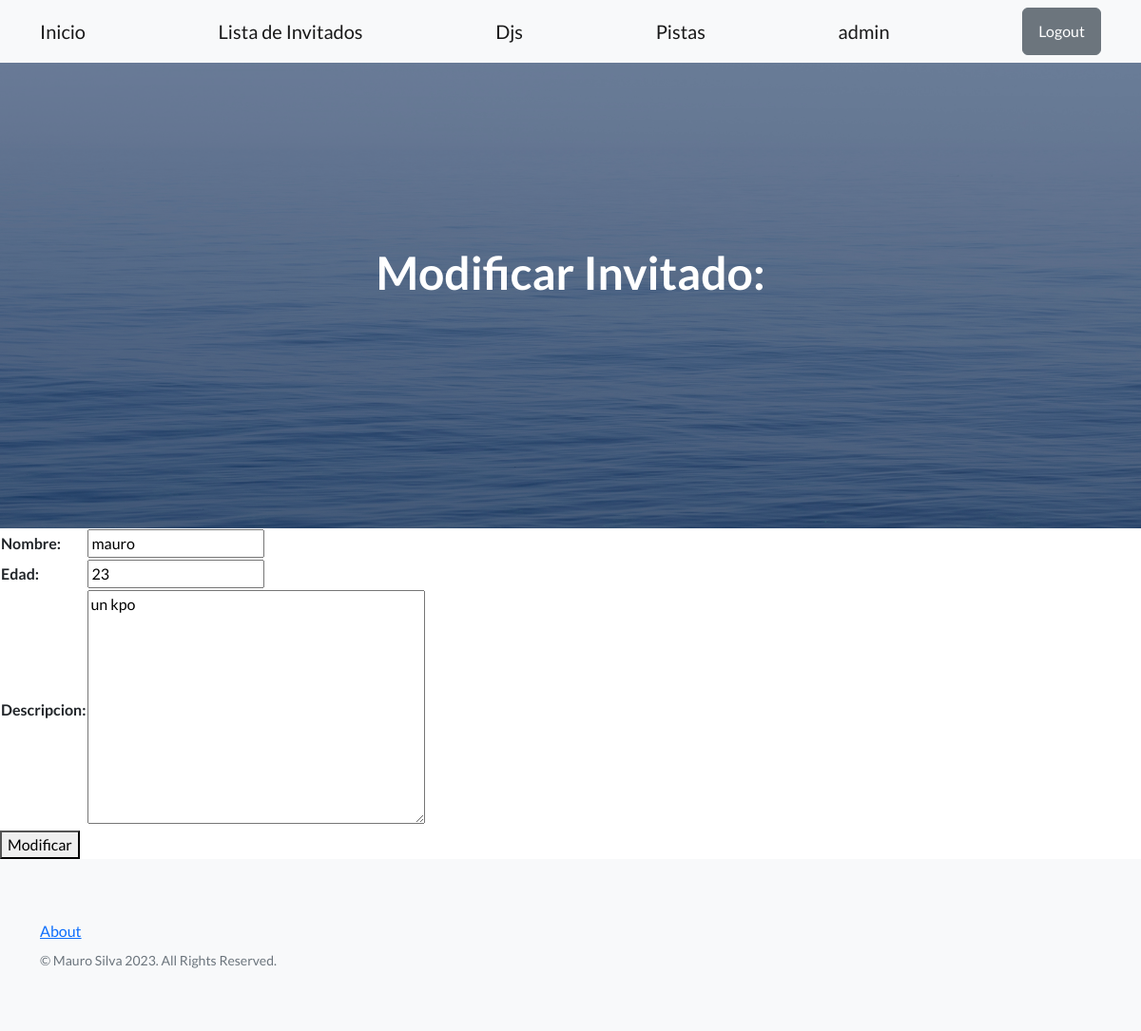
The page /invitados/modificar-invitado/1 (signed in) on the database its author committed.
### inicio/models.py (models this page shows, shortened)
class Invitado(models.Model):
    nombre = models.CharField(max_length=20)
    edad = models.IntegerField()
    descripcion = models.TextField(null=True)

### inicio/views.py (the view)
# urls.py: path('invitados/modificar-invitado/<int:pk>', views.ModificarInvitado.as_view(), name='mod invitado'),
class ModificarInvitado(LoginRequiredMixin, UpdateView):
    model = Invitado
    template_name = 'inicio/CBV/modificar-invitado-CBV.html'
    fields = ['nombre', 'edad', 'descripcion']
    success_url = reverse_lazy('inicio:listar invitados')

### inicio/templates/inicio/CBV/modificar-invitado-CBV.html (shortened to what this page needs)
{% extends 'base.html' %}
{% block mensaje_inicio %}
Modificar Invitado:
{% endblock mensaje_inicio %}
{% block contenido %}
<form action={% url 'inicio:mod invitado' invitado.id %} method='POST'>
    <table>
    {{form}}
    </table>
    <button>Modificar</button>
</form>
{% endblock contenido %}

### templates/base.html (shortened to what this page needs)
<!DOCTYPE html>
<html lang="en">
    {% load static %}
    <head>
        <link href="https://cdn.jsdelivr.net/npm/bootstrap-icons@1.5.0/font/bootstrap-icons.css" rel="stylesheet" type="text/css" />
        <link href= {% static 'css/styles.css' %} rel="stylesheet" />
    </head>
    <body>
        <nav class="navbar navbar-light bg-light static-top">
            <div class="container">
                <a class="navbar-brand" href={% url 'inicio:inicio' %}>Inicio</a>
                <a class="navbar-brand" href={% url 'inicio:listar invitados' %}>Lista de Invitados</a>
                <a class="navbar-brand" href={% url 'inicio:listar djs' %}>Djs</a>
                <a class="navbar-brand" href={% url 'inicio:listar pistas' %}>Pistas</a>
                {% if request.user.is_authenticated %}
                <a class="navbar-brand" href='#'>{{request.user.username}}</a>
                <a class="btn btn-secondary" href={% url 'usuario:logout' %}>Logout</a>
                {% else %}
                <a class="btn btn-primary" href={% url 'usuario:login' %}>Login</a>
                <a class="btn btn-primary" href={% url 'usuario:registro' %}>Registro</a>
                {% endif %}
            </div>
        </nav>
        {% block header %}
        <header class="masthead">
            <div class="container position-relative">
                <div class="row justify-content-center">
                    <div class="col-xl-6">
                        <div class="text-center text-white">
                            <h1 class="mb-5">
                                {% block mensaje_inicio %}{% endblock mensaje_inicio %}
                            </h1>
                        </div>
                    </div>
                </div>
            </div>
        </header>
        {% endblock header %}
        {% block contenido %}{% endblock contenido %}
        <footer class="footer bg-light">
            <div class="container">
                <div class="row">
                    <div class="col-lg-6 h-100 text-center text-lg-start my-auto">
                        <ul class="list-inline mb-2">
                            <li class="list-inline-item"><a href={% url 'inicio:about' %}>About</a></li>
                        </ul>
                        <p class="text-muted small mb-4 mb-lg-0">&copy; Mauro Silva 2023. All Rights Reserved.</p>
                    </div>
                </div>
            </div>
        </footer>
    </body>
</html>

### rows shown on the page
Invitado: nombre "mauro", edad "23", descripcion "un kpo"

### other values the page prints
{{ request.user.username }} "admin"
